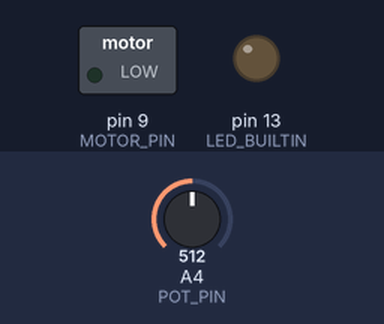
This program was run on a simulated Arduino Nano, built with avr-gcc and run on an emulated ATmega328P. Parts: switched loads named in the program (green lamp = pin HIGH), output pins drawn as LEDs (lit = HIGH). Inputs (shaded band) come from the test bench; at power-on: A4 (POT_PIN) = 512.

Above: at 0.1 s.
At 1.16 s:
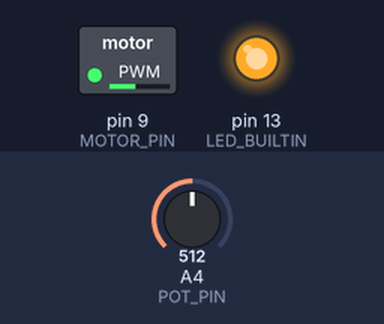
At 3.4 s:
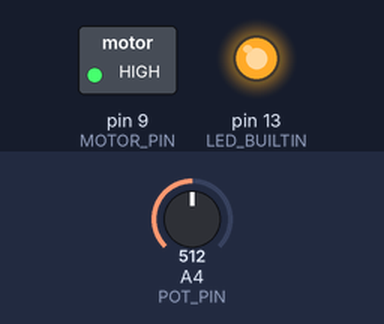
At 9.6 s:
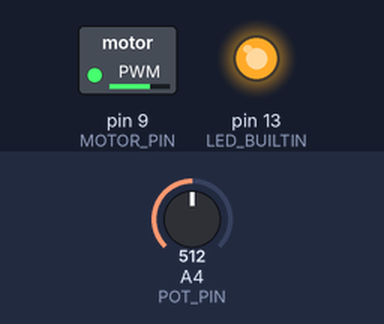
Timing chart, 0 to 11.1 s (numbered marks = the images above):
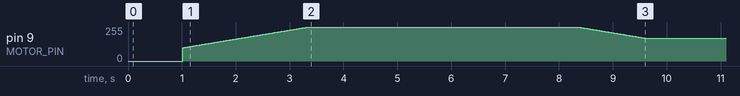

Measured:
- by itself, pin 9 (MOTOR_PIN): rises from 0/255 to 255/255 in 2.3 s, then falls to 172/255 in 6.2 s

The program:

main.cpp
```cpp
#include "Arduino.h"

#ifdef NANODEV
#define MOTOR_PIN 9
#define POT_PIN A4
#endif

#ifdef ALPHAPROTO
#define MOTOR_PIN 10
#define POT_PIN A0
#endif

#define POT_SAMPLES 100
#define POT_SAMPLE_DELAY 10

#define POT_DEADBAND_LOW 50
#define POT_DEADBAND_HIGH (1023 - 23)

#define POT_MIN_DEVIATION 5

#define MOTOR_MIN 100
#define MOVAVG_WEIGHT 95
#define MOT_PRIME_SECS 5
#define MOT_RAMP_STEP 15

#define READ_POT_MOVEAVG() (potAvg = (((potAvg * MOVAVG_WEIGHT) + ((long)analogRead(POT_PIN) * (100 - MOVAVG_WEIGHT))) / 100))

long potLast = 0;
long potAvg = 0;
int motPWM = 0;

int motorFromPot(int potVal)
{
    if (abs(potVal - potLast) < POT_MIN_DEVIATION)
    {
        return -1;
    }
    potLast = potVal;

    if (potVal < POT_DEADBAND_LOW)
    {
        return 0;
    }
    if (potVal > POT_DEADBAND_HIGH)
    {
        return 255;
    }
    return map(potVal, POT_DEADBAND_LOW, POT_DEADBAND_HIGH, MOTOR_MIN, 255);
}

void setMotorPWM(int pwmVal) {
    if (pwmVal == motPWM || pwmVal < 0) {
        return;
    }

    if (motPWM > 0) {
        motPWM = pwmVal;
        analogWrite(MOTOR_PIN, motPWM);
        return;
    }

    motPWM = pwmVal;

    // starting from standstill
    // go temporarily full-speed to prime pump
    for(int j = MOTOR_MIN; j <= 255; j++) { // ramp motor up gradually
        analogWrite(MOTOR_PIN, j);
        delay(MOT_RAMP_STEP);
    }

    delay(1000 * MOT_PRIME_SECS); // prime for MOT_PRIME_SECS seconds

    for(int k = 254; k >= motPWM; k--) { // ramp motor down gradually
        analogWrite(MOTOR_PIN, k);
        delay(MOT_RAMP_STEP);
    }
}

void setup()
{
    pinMode(LED_BUILTIN, OUTPUT);
    digitalWrite(LED_BUILTIN, LOW);
    pinMode(MOTOR_PIN, OUTPUT);
    pinMode(POT_PIN, INPUT_PULLUP);
    for (int k = 0; k < POT_SAMPLES; k++)
    {
        READ_POT_MOVEAVG();
        delay(POT_SAMPLE_DELAY);
    }
    digitalWrite(LED_BUILTIN, HIGH);
}

void loop()
{
    long pot = READ_POT_MOVEAVG();
    int mot = motorFromPot(pot);
    setMotorPWM(mot);
}
```
